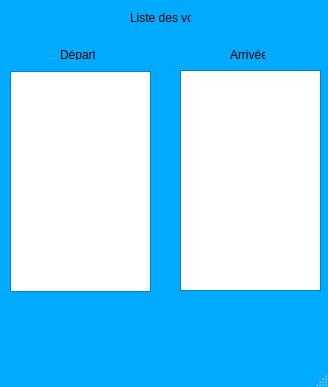
<?xml version="1.0" encoding="UTF-8"?>
<ui version="4.0">
 <class>MainWindow</class>
 <widget class="QMainWindow" name="MainWindow">
  <property name="geometry">
   <rect>
    <x>0</x>
    <y>0</y>
    <width>328</width>
    <height>387</height>
   </rect>
  </property>
  <property name="palette">
   <palette>
    <active>
     <colorrole role="Base">
      <brush brushstyle="SolidPattern">
       <color alpha="255">
        <red>255</red>
        <green>255</green>
        <blue>255</blue>
       </color>
      </brush>
     </colorrole>
     <colorrole role="Window">
      <brush brushstyle="SolidPattern">
       <color alpha="255">
        <red>0</red>
        <green>170</green>
        <blue>255</blue>
       </color>
      </brush>
     </colorrole>
    </active>
    <inactive>
     <colorrole role="Base">
      <brush brushstyle="SolidPattern">
       <color alpha="255">
        <red>255</red>
        <green>255</green>
        <blue>255</blue>
       </color>
      </brush>
     </colorrole>
     <colorrole role="Window">
      <brush brushstyle="SolidPattern">
       <color alpha="255">
        <red>0</red>
        <green>170</green>
        <blue>255</blue>
       </color>
      </brush>
     </colorrole>
    </inactive>
    <disabled>
     <colorrole role="Base">
      <brush brushstyle="SolidPattern">
       <color alpha="255">
        <red>0</red>
        <green>170</green>
        <blue>255</blue>
       </color>
      </brush>
     </colorrole>
     <colorrole role="Window">
      <brush brushstyle="SolidPattern">
       <color alpha="255">
        <red>0</red>
        <green>170</green>
        <blue>255</blue>
       </color>
      </brush>
     </colorrole>
    </disabled>
   </palette>
  </property>
  <property name="windowTitle">
   <string>MainWindow</string>
  </property>
  <widget class="QWidget" name="centralwidget">
   <widget class="QLabel" name="label">
    <property name="geometry">
     <rect>
      <x>130</x>
      <y>10</y>
      <width>61</width>
      <height>16</height>
     </rect>
    </property>
    <property name="text">
     <string>Liste des vols </string>
    </property>
   </widget>
   <widget class="QLabel" name="label_2">
    <property name="geometry">
     <rect>
      <x>60</x>
      <y>50</y>
      <width>35</width>
      <height>10</height>
     </rect>
    </property>
    <property name="text">
     <string>Départs</string>
    </property>
   </widget>
   <widget class="QLabel" name="label_3">
    <property name="geometry">
     <rect>
      <x>230</x>
      <y>50</y>
      <width>35</width>
      <height>10</height>
     </rect>
    </property>
    <property name="text">
     <string>Arrivées</string>
    </property>
   </widget>
   <widget class="QListWidget" name="listWidget">
    <property name="geometry">
     <rect>
      <x>10</x>
      <y>71</y>
      <width>141</width>
      <height>221</height>
     </rect>
    </property>
   </widget>
   <widget class="QListWidget" name="listWidget_2">
    <property name="geometry">
     <rect>
      <x>180</x>
      <y>70</y>
      <width>141</width>
      <height>221</height>
     </rect>
    </property>
   </widget>
  </widget>
  <widget class="QMenuBar" name="menubar">
   <property name="geometry">
    <rect>
     <x>0</x>
     <y>0</y>
     <width>328</width>
     <height>18</height>
    </rect>
   </property>
  </widget>
  <widget class="QStatusBar" name="statusbar"/>
 </widget>
 <resources/>
 <connections/>
</ui>
